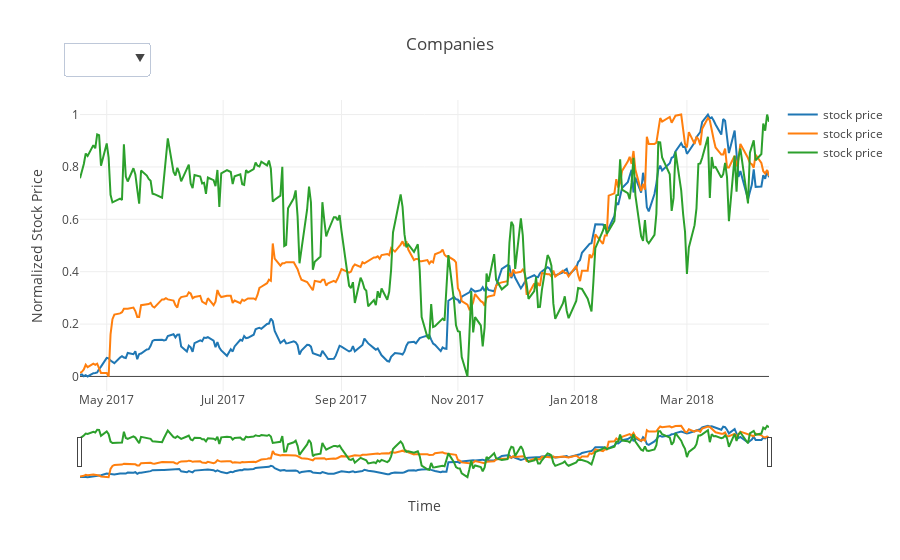

The notebook cell saved with this chart:
### Markdown cell above
From the above inspection, we found that Trump has specific hatred against the following companies
- Amazon 
- The Washington Post
- The New York Times

### Code cell
tickers = ['AMZN', 'NYT', 'GHC']
traces  = []

for ticker in tickers:
    stp_data = get_norm_data(stock_dfs[ticker])
    tweet_df = tweet_dfs[ticker]
    twp_data = get_norm_data(tweet_df, stock_dfs[ticker])
    spy_data = get_norm_data(spy_df)
    traces.extend(gen_traces(stp_data, twp_data, spy_data=None, 
                  tweet_point_size=12, tweet_legend_visible=False))

updatemenus=list([
    dict(
        active=-1,
        buttons=list([   
            dict(
                label='Amazon',
                method = 'update',
                args = [{"visible": [True,True,False,False,False,False]},
                        {"title":"Amazon"}
                       ]
            ),
            dict(
                label='NYT',
                method = 'update',
                args = [{"visible": [False,False,True,True,False,False]},
                        {"title":"The New York Times"}]
            ) ,
            dict(
                label='WAS',
                method = 'update',
                args = [{"visible": [False,False,False,False,True,True]},
                        {"title":"The Washington Post"}]
            ) 
        ]),
        direction = 'down',
        x = 0.1,
        y = 1.2,
        showactive = True, 
    ),   
])
layout = go.Layout(updatemenus=updatemenus,hovermode='closest',title='Companies',xaxis={'title':'Time',"rangeslider":dict()},
                   yaxis={'title':'Normalized Stock Price'})
# data = [trace1,trace2,trace3,trace4,trace5,trace6]
data = traces
fig = go.Figure(data=data,layout=layout)
iplot(fig)

### Figure 1 — Plotly figure (JSON) as saved in the notebook; plotly's stock layout.template omitted (floating-point values rounded to 4 significant figures; data arrays with more than 128 entries replaced by an {"elided": "..."} marker saying what was removed)
{"data": [{"name": "stock price", "type": "scatter", "x": {"elided": "251 str values"}, "y": {"elided": "251 float values"}}, {"marker": {"size": "12"}, "mode": "markers", "name": "tweet points", "opacity": 0.6, "type": "scatter", "visible": false, "x": ["2017-06-28", "2017-07-25", "2017-08-08", "2017-08-16", "2017-12-29", "2018-03-29", "2018-04-02", "2018-04-03", "2018-04-05"], "y": [0.1312, 0.202, 0.1305, 0.1138, 0.3871, 0.7842, 0.6765, 0.7052, 0.7905]}, {"name": "stock price", "type": "scatter", "x": {"elided": "251 str values"}, "y": {"elided": "251 float values"}}, {"marker": {"size": "12"}, "mode": "markers", "name": "tweet points", "opacity": 0.6, "type": "scatter", "visible": false, "x": ["2017-04-20", "2017-06-06", "2017-06-27", "2017-06-28", "2017-08-07", "2017-08-08", "2017-10-10", "2017-11-15", "2017-11-30", "2017-12-11", "2018-01-02", "2018-04-11"], "y": [0.04458, 0.272, 0.2854, 0.33, 0.4364, 0.423, 0.4488, 0.2697, 0.4085, 0.3548, 0.4219, 0.7746]}, {"name": "stock price", "type": "scatter", "x": {"elided": "251 str values"}, "y": {"elided": "251 float values"}}, {"marker": {"size": "12"}, "mode": "markers", "name": "tweet points", "opacity": 0.6, "type": "scatter", "visible": false, "x": ["2017-06-06", "2017-06-27", "2017-06-28", "2017-07-25", "2017-08-08", "2018-04-05"], "y": [0.7671, 0.7265, 0.7885, 0.8244, 0.7103, 0.9018]}], "layout": {"hovermode": "closest", "title": "Companies", "updatemenus": [{"active": -1, "buttons": [{"args": [{"visible": [true, true, false, false, false, false]}, {"title": "Amazon"}], "label": "Amazon", "method": "update"}, {"args": [{"visible": [false, false, true, true, false, false]}, {"title": "The New York Times"}], "label": "NYT", "method": "update"}, {"args": [{"visible": [false, false, false, false, true, true]}, {"title": "The Washington Post"}], "label": "WAS", "method": "update"}], "direction": "down", "showactive": true, "x": 0.1, "y": 1.2}], "xaxis": {"rangeslider": {}, "title": "Time"}, "yaxis": {"title": "Normalized Stock Price"}}}
